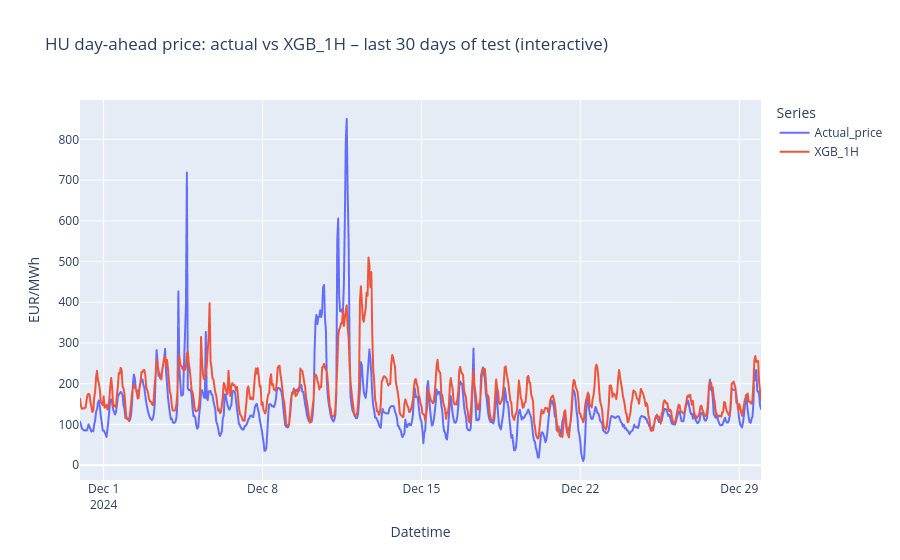

Source (notebook cell):
### Code cell
# 9.5 Interactive Plotly comparison: actual vs XGB_1H (last 30 days of test)

if RUN_BASE_MODELS:
    y_test_sorted = y_test_1H.sort_index()
    test_end   = y_test_sorted.index.max()
    test_start = test_end - pd.Timedelta(days=30)

    y_window = y_test_sorted.loc[test_start:test_end]

    df_plot = pd.DataFrame({
        "datetime": y_window.index,
        "Actual_price": y_window.values,
    })

    y_pred_xgb_1H_series = pd.Series(y_pred_xgb_1H_test, index=y_test_1H.index)
    df_plot["XGB_1H"] = y_pred_xgb_1H_series.loc[y_window.index].values

    df_long = df_plot.melt(
        id_vars="datetime",
        var_name="Series",
        value_name="Price_EUR_MWh"
    )

    fig = px.line(
        df_long,
        x="datetime",
        y="Price_EUR_MWh",
        color="Series",
        title="HU day-ahead price: actual vs XGB_1H – last 30 days of test (interactive)",
        labels={"datetime": "Datetime", "Price_EUR_MWh": "EUR/MWh"},
    )

    out_html = DATA_DIR / "interactive_price_XGB1H_last30d.html"
    fig.write_html(str(out_html))
    fig.show()
else:
    print("RUN_BASE_MODELS is False – skipping interactive comparison.")

### Figure 1 — Plotly figure (JSON) as saved in the notebook; plotly's stock layout.template omitted (floating-point values rounded to 4 significant figures; data arrays with more than 128 entries replaced by an {"elided": "..."} marker saying what was removed)
{"data": [{"hovertemplate": "Series=Actual_price<br>Datetime=%{x}<br>EUR/MWh=%{y}<extra></extra>", "legendgroup": "Actual_price", "line": {"color": "#636efa", "dash": "solid"}, "marker": {"symbol": "circle"}, "mode": "lines", "name": "Actual_price", "showlegend": true, "type": "scattergl", "x": {"elided": "721 str values"}, "xaxis": "x", "y": {"elided": "721 float values"}, "yaxis": "y"}, {"hovertemplate": "Series=XGB_1H<br>Datetime=%{x}<br>EUR/MWh=%{y}<extra></extra>", "legendgroup": "XGB_1H", "line": {"color": "#EF553B", "dash": "solid"}, "marker": {"symbol": "circle"}, "mode": "lines", "name": "XGB_1H", "showlegend": true, "type": "scattergl", "x": {"elided": "721 str values"}, "xaxis": "x", "y": {"elided": "721 float values"}, "yaxis": "y"}], "layout": {"legend": {"title": {"text": "Series"}, "tracegroupgap": 0}, "title": {"text": "HU day-ahead price: actual vs XGB_1H – last 30 days of test (interactive)"}, "xaxis": {"anchor": "y", "domain": [0, 1], "title": {"text": "Datetime"}}, "yaxis": {"anchor": "x", "domain": [0, 1], "title": {"text": "EUR/MWh"}}}}
